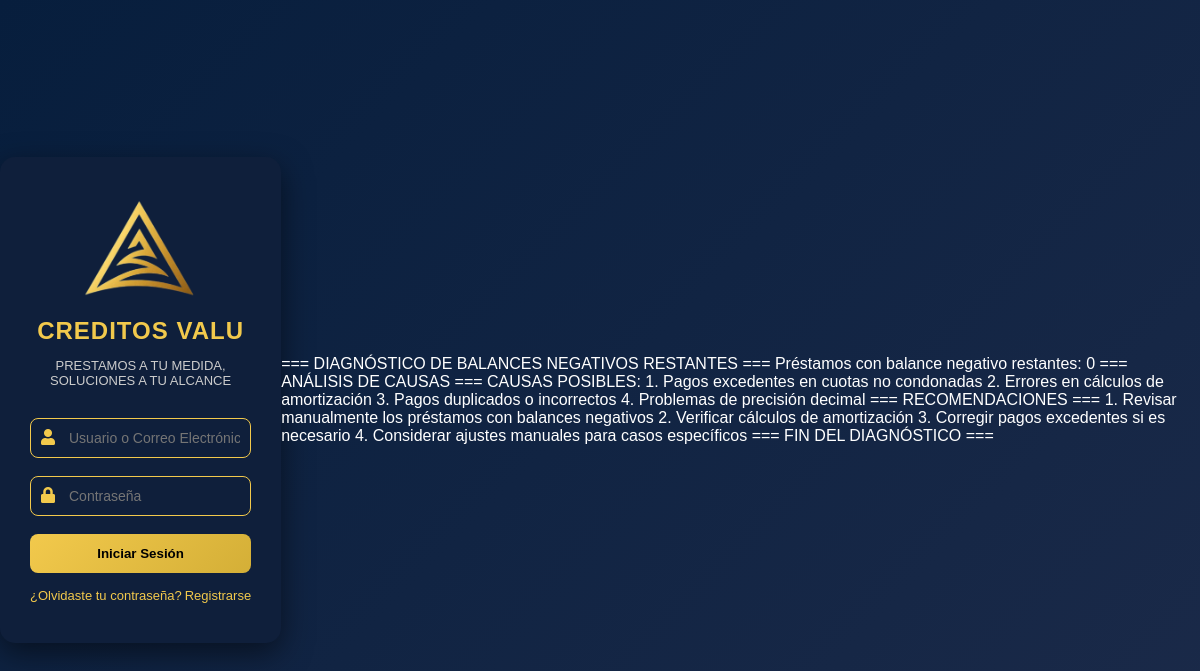
Before: /debug_remaining_negatives.php with the older database file.
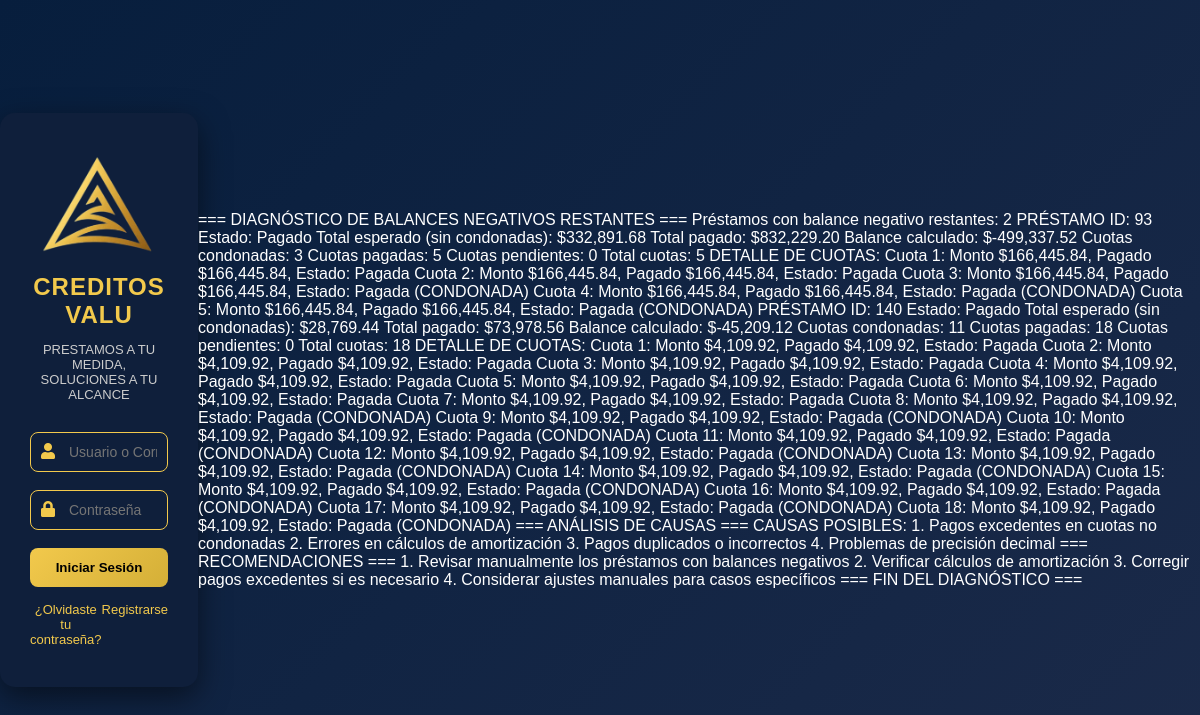
After: the same page with the newer database file.
### tables this page shows
CREATE TABLE `loans` (
  `id` int(11) NOT NULL,
  `num_prestamo` int(11) NOT NULL DEFAULT 0,
  `customer_id` int(11) NOT NULL,
  `credit_amount` decimal(15,2) NOT NULL,
  `balance` decimal(15,2) DEFAULT 0.00,
  `interest_amount` decimal(15,2) NOT NULL,
  `num_fee` int(3) NOT NULL,
  `fee_amount` decimal(10,2) NOT NULL,
  `payment_m` varchar(15) NOT NULL,
  `amortization_type` enum('francesa','estaunidense','mixta') NOT NULL,
  `coin_id` int(11) NOT NULL,
  `date` date NOT NULL,
  `status` bit(1) NOT NULL DEFAULT b'1',
  `created_by` int(11) DEFAULT NULL,
  `assigned_user_id` int(11) DEFAULT NULL,
  `tipo_cliente` enum('normal','especial') DEFAULT 'normal',
  `payment_start_day` int(11) DEFAULT 1
);

CREATE TABLE `loan_items` (
  `id` int(11) NOT NULL,
  `loan_id` int(11) NOT NULL,
  `date` date NOT NULL,
  `num_quota` int(11) NOT NULL,
  `fee_amount` decimal(25,2) NOT NULL,
  `capital_amount` decimal(25,2) DEFAULT 0.00,
  `capital_paid` decimal(10,2) DEFAULT 0.00,
  `interest_amount` decimal(25,2) DEFAULT 0.00,
  `interest_paid` decimal(10,2) DEFAULT 0.00,
  `balance` decimal(25,2) NOT NULL DEFAULT 0.00,
  `extra_payment` decimal(25,2) DEFAULT 0.00,
  `payment_desc` varchar(255) DEFAULT NULL,
  `pay_date` timestamp NOT NULL DEFAULT current_timestamp() ON UPDATE current_timestamp(),
  `status` bit(1) NOT NULL DEFAULT b'1',
  `paid_by` int(11) DEFAULT NULL
);

### debug_remaining_negatives.php (the view, shortened to what this page needs)
<?php
$CI =& get_instance();
$query = $CI->db->query('
    SELECT
        l.id,
        l.status,
        COALESCE(calc.total_expected, 0) as total_expected,
        COALESCE(calc.total_paid, 0) as total_paid,
        (COALESCE(calc.total_expected, 0) - COALESCE(calc.total_paid, 0)) as balance_amount,
        COUNT(CASE WHEN li.extra_payment = 3 THEN 1 END) as condoned_count,
        COUNT(CASE WHEN li.status = 0 THEN 1 END) as paid_installments,
        COUNT(CASE WHEN li.status IN (1, 3) THEN 1 END) as pending_installments,
        COUNT(li.id) as total_installments
    FROM loans l
    LEFT JOIN (
        SELECT
            li.loan_id,
            SUM(CASE WHEN li.extra_payment != 3 THEN COALESCE(li.fee_amount, 0) ELSE 0 END) AS total_expected,
            SUM(COALESCE(li.interest_paid, 0) + COALESCE(li.capital_paid, 0)) AS total_paid
        FROM loan_items li
        GROUP BY li.loan_id
    ) calc ON calc.loan_id = l.id
    LEFT JOIN loan_items li ON li.loan_id = l.id
    WHERE (COALESCE(calc.total_expected, 0) - COALESCE(calc.total_paid, 0)) < 0
    GROUP BY l.id
    ORDER BY balance_amount ASC
');
$negative_balances = $query->result();
echo 'Préstamos con balance negativo restantes: ' . count($negative_balances) . PHP_EOL . PHP_EOL;
foreach ($negative_balances as $loan) {
    echo "PRÉSTAMO ID: {$loan->id}\n";
    echo "  Estado: " . ($loan->status == 0 ? 'Pagado' : 'Pendiente') . "\n";
    echo "  Total esperado (sin condonadas): $" . number_format($loan->total_expected, 2) . "\n";
    echo "  Total pagado: $" . number_format($loan->total_paid, 2) . "\n";
    echo "  Balance calculado: $" . number_format($loan->balance_amount, 2) . "\n";
    echo "  Cuotas condonadas: {$loan->condoned_count}\n";
    echo "  Cuotas pagadas: {$loan->paid_installments}\n";
    echo "  Cuotas pendientes: {$loan->pending_installments}\n";
    echo "  Total cuotas: {$loan->total_installments}\n";
    $quota_query = $CI->db->query("
        SELECT
            num_quota,
            fee_amount,
            interest_amount,
            capital_amount,
            interest_paid,
            capital_paid,
            balance,
            status,
            extra_payment
        FROM loan_items
        WHERE loan_id = ?
        ORDER BY num_quota
    ", [$loan->id]);
    $quotas = $quota_query->result();
    echo "  DETALLE DE CUOTAS:\n";
    foreach ($quotas as $quota) {
        $status_text = $quota->status == 0 ? 'Pagada' : ($quota->status == 1 ? 'Pendiente' : 'Otro');
        $extra_text = $quota->extra_payment == 3 ? ' (CONDONADA)' : '';
        echo "    Cuota {$quota->num_quota}: Monto $" . number_format($quota->fee_amount, 2) .
             ", Pagado $" . number_format($quota->interest_paid + $quota->capital_paid, 2) .
             ", Estado: {$status_text}{$extra_text}\n";
    }
}
echo "=== ANÁLISIS DE CAUSAS ===\n\n";
echo "CAUSAS POSIBLES:\n";
echo "1. Pagos excedentes en cuotas no condonadas\n";
echo "2. Errores en cálculos de amortización\n";
echo "3. Pagos duplicados o incorrectos\n";
echo "4. Problemas de precisión decimal\n\n";
echo "=== RECOMENDACIONES ===\n\n";
echo "1. Revisar manualmente los préstamos con balances negativos\n";
echo "2. Verificar cálculos de amortización\n";
echo "3. Corregir pagos excedentes si es necesario\n";
echo "4. Considerar ajustes manuales para casos específicos\n\n";
echo "=== FIN DEL DIAGNÓSTICO ===\n";
?>

Changed rows visible on the page:
now on this page (row edited): loans: id "93", status "Pagado", total_expected "332,891.68", total_paid "832,229.20", balance_amount "-499,337.52", condoned_count "3", paid_installments "5", pending_installments "0", total_installments "5"
now on this page (row edited): loan_items: num_quota "1", fee_amount "166,445.84", $quota->interest_paid + $quota->capital_paid "166,445.84", status "Pagada", shown under "93"
now on this page (row edited): loan_items: num_quota "2", fee_amount "166,445.84", $quota->interest_paid + $quota->capital_paid "166,445.84", status "Pagada", shown under "93"
now on this page (row edited): loan_items: num_quota "3", fee_amount "166,445.84", $quota->interest_paid + $quota->capital_paid "166,445.84", status "Pagada", extra_payment "(CONDONADA)", shown under "93"
now on this page (row edited): loan_items: num_quota "4", fee_amount "166,445.84", $quota->interest_paid + $quota->capital_paid "166,445.84", status "Pagada", extra_payment "(CONDONADA)", shown under "93"
now on this page (row edited): loan_items: num_quota "5", fee_amount "166,445.84", $quota->interest_paid + $quota->capital_paid "166,445.84", status "Pagada", extra_payment "(CONDONADA)", shown under "93"
added loans: id "140", status "Pagado", total_expected "28,769.44", total_paid "73,978.56", balance_amount "-45,209.12", condoned_count "11", paid_installments "18", pending_installments "0", total_installments "18"
added loan_items: num_quota "1", fee_amount "4,109.92", $quota->interest_paid + $quota->capital_paid "4,109.92", status "Pagada", shown under "140"
added loan_items: num_quota "2", fee_amount "4,109.92", $quota->interest_paid + $quota->capital_paid "4,109.92", status "Pagada", shown under "140"
added loan_items: num_quota "3", fee_amount "4,109.92", $quota->interest_paid + $quota->capital_paid "4,109.92", status "Pagada", shown under "140"
added loan_items: num_quota "4", fee_amount "4,109.92", $quota->interest_paid + $quota->capital_paid "4,109.92", status "Pagada", shown under "140"
added loan_items: num_quota "5", fee_amount "4,109.92", $quota->interest_paid + $quota->capital_paid "4,109.92", status "Pagada", shown under "140"
added loan_items: num_quota "6", fee_amount "4,109.92", $quota->interest_paid + $quota->capital_paid "4,109.92", status "Pagada", shown under "140"
added loan_items: num_quota "7", fee_amount "4,109.92", $quota->interest_paid + $quota->capital_paid "4,109.92", status "Pagada", shown under "140"
added loan_items: num_quota "8", fee_amount "4,109.92", $quota->interest_paid + $quota->capital_paid "4,109.92", status "Pagada", extra_payment "(CONDONADA)", shown under "140"
added loan_items: num_quota "9", fee_amount "4,109.92", $quota->interest_paid + $quota->capital_paid "4,109.92", status "Pagada", extra_payment "(CONDONADA)", shown under "140"
added loan_items: num_quota "10", fee_amount "4,109.92", $quota->interest_paid + $quota->capital_paid "4,109.92", status "Pagada", extra_payment "(CONDONADA)", shown under "140"
added loan_items: num_quota "11", fee_amount "4,109.92", $quota->interest_paid + $quota->capital_paid "4,109.92", status "Pagada", extra_payment "(CONDONADA)", shown under "140"
added loan_items: num_quota "12", fee_amount "4,109.92", $quota->interest_paid + $quota->capital_paid "4,109.92", status "Pagada", extra_payment "(CONDONADA)", shown under "140"
added loan_items: num_quota "13", fee_amount "4,109.92", $quota->interest_paid + $quota->capital_paid "4,109.92", status "Pagada", extra_payment "(CONDONADA)", shown under "140"
added loan_items: num_quota "14", fee_amount "4,109.92", $quota->interest_paid + $quota->capital_paid "4,109.92", status "Pagada", extra_payment "(CONDONADA)", shown under "140"
added loan_items: num_quota "15", fee_amount "4,109.92", $quota->interest_paid + $quota->capital_paid "4,109.92", status "Pagada", extra_payment "(CONDONADA)", shown under "140"
added loan_items: num_quota "16", fee_amount "4,109.92", $quota->interest_paid + $quota->capital_paid "4,109.92", status "Pagada", extra_payment "(CONDONADA)", shown under "140"
added loan_items: num_quota "17", fee_amount "4,109.92", $quota->interest_paid + $quota->capital_paid "4,109.92", status "Pagada", extra_payment "(CONDONADA)", shown under "140"
added loan_items: num_quota "18", fee_amount "4,109.92", $quota->interest_paid + $quota->capital_paid "4,109.92", status "Pagada", extra_payment "(CONDONADA)", shown under "140"
Other visible differences:
count($negative_balances): "0" → "2"
